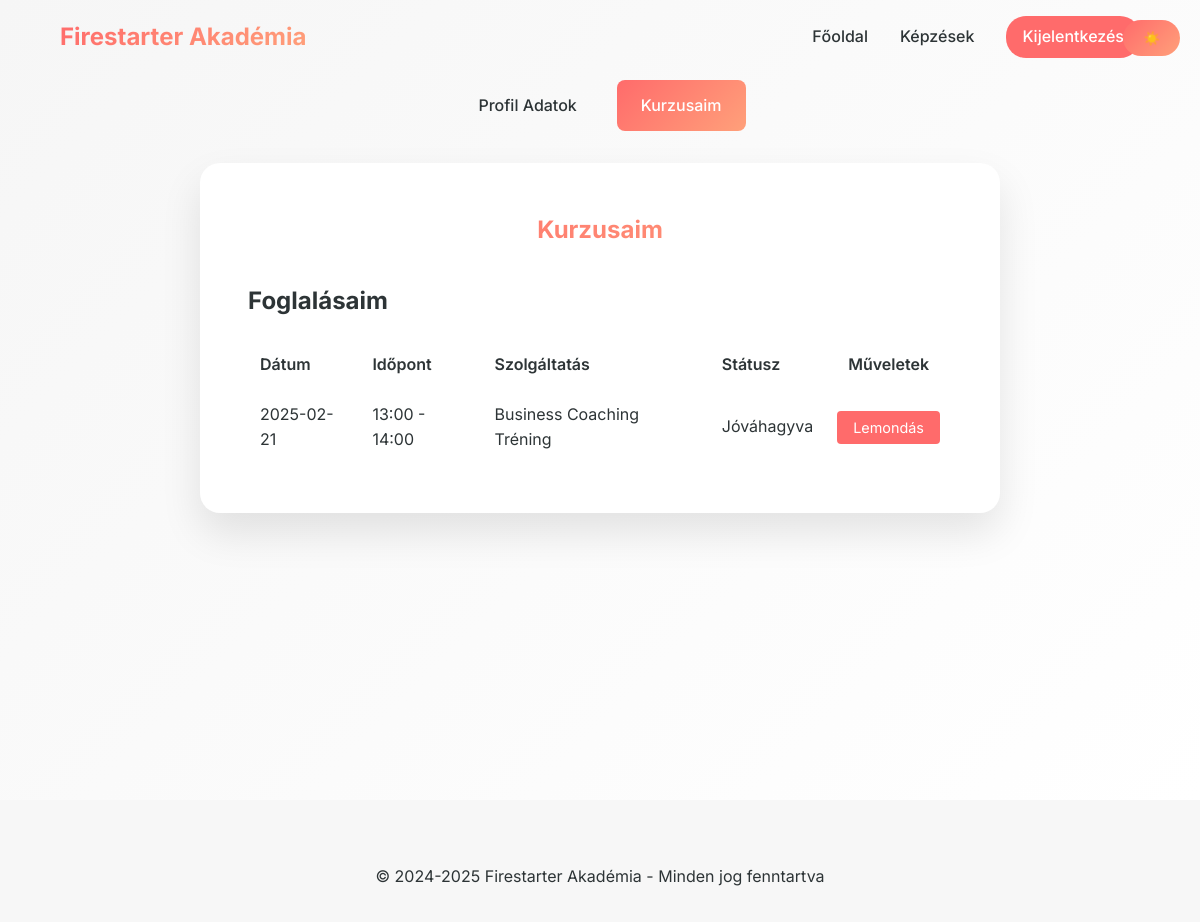
Page /profile_page.php?page=courses (signed in) on the committed database.
### tables this page shows
CREATE TABLE `bookings` (
  `id` int(11) NOT NULL,
  `user_id` int(11) DEFAULT NULL,
  `service_id` int(11) DEFAULT NULL,
  `time_slot_id` int(11) DEFAULT NULL,
  `date` date NOT NULL,
  `status` enum('pending','confirmed','cancelled') DEFAULT 'pending',
  `notes` text DEFAULT NULL,
  `created_at` timestamp NOT NULL DEFAULT current_timestamp()
);

CREATE TABLE `services` (
  `id` int(11) NOT NULL,
  `name` varchar(100) NOT NULL,
  `duration` int(11) NOT NULL,
  `price` decimal(10,2) NOT NULL,
  `description` text DEFAULT NULL,
  `is_active` tinyint(1) DEFAULT 1,
  `recommended_time` varchar(100) DEFAULT NULL,
  `recommended_to` text DEFAULT NULL
);

### functions.php (called while the page is built, shortened)
<?php
function getUserBookings($pdo, $user_id) {
    $stmt = $pdo->prepare("
        SELECT
            b.*,
            s.name as service_name,
            t.start_time,
            t.end_time,
            t.date,
            DATE_FORMAT(t.date, '%Y-%m-%d') as formatted_date,
            DATE_FORMAT(t.start_time, '%H:%i') as formatted_start_time,
            DATE_FORMAT(t.end_time, '%H:%i') as formatted_end_time
        FROM bookings b
        JOIN services s ON b.service_id = s.id
        JOIN time_slots t ON b.time_slot_id = t.id
        WHERE b.user_id = ?
        ORDER BY t.date DESC, t.start_time ASC
    ");
    $stmt->execute([$user_id]);
    return $stmt->fetchAll();
}

### profile_page.php (the view, shortened to what this page needs)
<?php
$host = 'localhost';
$dbname = 'timetable_db';
$username = 'root';
$password = '';
try {
    $pdo = new PDO("mysql:host=$host;dbname=$dbname", $username, $password);
    $pdo->setAttribute(PDO::ATTR_ERRMODE, PDO::ERRMODE_EXCEPTION);
} catch(PDOException $e) {
    die("Connection failed: " . $e->getMessage());
}
require_once 'functions.php';
$user_bookings = getUserBookings($pdo, $_SESSION['user_id']);
$current_page = isset($_GET['page']) ? $_GET['page'] : 'profile';
?>
<!DOCTYPE html>
<html lang="hu">
<head>
    <link rel="stylesheet" href="css/profile_page.css"/>
</head>
<body>
    <header>
        <div class="header-content">
            <a href="./index.php" class="logo">Firestarter Akadémia</a>
            <nav>
                <a href="./index.php">Főoldal</a>
                <a href="./kepzeseink.php">Képzések</a>
                <a href="./logout.php" class="logout-button">Kijelentkezés</a>
                <button class="theme-switch" onclick="toggleTheme()">
                    <span class="mode-text">☀️</span>
                </button>
            </nav>
        </div>
    </header>
    <main class="profile-container">
        <div class="profile-wrapper">
            <nav class="profile-nav">
                <a href="?page=profile" class="nav-item <?php echo $current_page === 'profile' ? 'active' : ''; ?>">
                    Profil Adatok
                </a>
                <a href="?page=courses" class="nav-item <?php echo $current_page === 'courses' ? 'active' : ''; ?>">
                    Kurzusaim
                </a>
            </nav>
            <section class="profile-content">
                <?php if ($current_page === 'profile'): ?>
                    <div class="profile-card">
                    <h1>Profil Adatok</h1>
                        <div class="user-info">
                            <h2>Felhasználói Adatok</h2>
                            <p><strong>Felhasználónév:</strong> <?php echo htmlspecialchars($user['username']); ?></p>
                            <p><strong>Email:</strong> <?php echo htmlspecialchars($user['email']); ?></p>
                        </div>
                        <div class="email-update">
                            <h2>Email Módosítása</h2>
                            <?php if (isset($success_message)): ?>
                                <p class="success-message"><?php echo $success_message; ?></p>
                            <?php endif; ?>
                            <?php if (isset($error_message)): ?>
                                <p class="error-message"><?php echo $error_message; ?></p>
                            <?php endif; ?>
                            <form method="POST">
                                <input type="email" name="new_email" placeholder="Új email cím" required>
                                <button type="submit" name="update_email" class="update-button">Email frissítése</button>
                            </form>
                        </div>
                        <div class="password-change">
                            <h2>Jelszó Módosítása</h2>
                            <?php if (isset($password_success_message)): ?>
                                <p class="success-message"><?php echo $password_success_message; ?></p>
                            <?php endif; ?>
                            <?php if (isset($password_error_message)): ?>
                                <p class="error-message"><?php echo $password_error_message; ?></p>
                            <?php endif; ?>
                            <form method="POST">
                                <input type="password" name="current_password" placeholder="Jelenlegi jelszó" required>
                                <input type="password" name="new_password" placeholder="Új jelszó" required>
                                <input type="password" name="confirm_password" placeholder="Új jelszó megerősítése" required>
                                <button type="submit" name="change_password" class="update-button">Jelszó módosítása</button>
                            </form>
                        </div>
                    </div>
                <?php elseif ($current_page === 'courses'): ?>
                    <div class="profile-card">
                        <h1>Kurzusaim</h1>
                        <div class="ordered-courses">
                            <h2>Foglalásaim</h2>
                            <?php if (empty($user_bookings)): ?>
                                <p class="no-courses">Még nincs foglalásod.</p>
                            <?php else: ?>
                                <div class="bookings-list">
                                    <table class="bookings-table">
                                        <thead>
                                            <tr>
                                                <th>Dátum</th>
                                                <th>Időpont</th>
                                                <th>Szolgáltatás</th>
                                                <th>Státusz</th>
                                                <th>Műveletek</th>
                                            </tr>
                                        </thead>
                                        <tbody>
                                            <?php foreach ($user_bookings as $booking): ?>
                                                <tr>
                                                    <td><?= htmlspecialchars($booking['formatted_date']) ?></td>
                                                    <td><?= htmlspecialchars($booking['formatted_start_time']) ?> -
                                                        <?= htmlspecialchars($booking['formatted_end_time']) ?></td>
                                                    <td><?= htmlspecialchars($booking['service_name']) ?></td>
                                                    <td>
                                                        <?php
                                                        $statusText = [
                                                            'pending' => 'Függőben',
                                                            'confirmed' => 'Jóváhagyva',
                                                            'cancelled' => 'Lemondva'
                                                        ];
                                                        echo $statusText[$booking['status']] ?? $booking['status'];
                                                        ?>
                                                    </td>
                                                    <td>
                                                        <?php if ($booking['status'] !== 'cancelled'): ?>
                                                            <button class="action-button"
                                                                    onclick="confirmCancel(<?= $booking['id'] ?>)">
                                                                Lemondás
                                                            </button>
                                                        <?php endif; ?>
                                                    </td>
                                                </tr>
                                            <?php endforeach; ?>
                                        </tbody>
                                    </table>
                                </div>
                            <?php endif; ?>
                        </div>
                    </div>
                <?php endif; ?>
            </section>
        </div>
    </main>
    <footer>
        <p>&copy; 2024-2025 Firestarter Akadémia - Minden jog fenntartva</p>
    </footer>
</body>
</html>

### css/profile_page.css (style rules this page uses)
.profile-container { min-height: 100vh; display: flex; align-items: flex-start; justify-content: center; padding: 5rem 5%; background: var(--hero-bg); }
.profile-wrapper { width: 100%; max-width: 1200px; margin: 0 auto; }
.profile-nav { display: flex; gap: 1rem; margin-bottom: 2rem; justify-content: center; }
.nav-item { padding: 0.8rem 1.5rem; border-radius: 8px; text-decoration: none; color: var(--text-color); transition: all 0.3s ease; }
.nav-item.active { background: var(--gradient); color: white; }
.profile-content { width: 100%; }
.profile-card { background: var(--card-bg); border-radius: 20px; padding: 3rem; width: 100%; max-width: 800px; margin: 0 auto; box-shadow: 0 20px 40px var(--card-shadow); transition: all 0.3s ease; }
.profile-card h1 { text-align: center; margin-bottom: 2rem; background: var(--gradient); -webkit-background-clip: text; -webkit-text-fill-color: transparent; }
.logout-button { background: var(--primary); color: white; padding: 0.5rem 1rem; border-radius: 20px; text-decoration: none; transition: all 0.3s ease; }
.bookings-table { width: 100%; border-collapse: collapse; margin-top: 20px; }
.bookings-table th, .bookings-table td { padding: 12px; text-align: left; border-bottom: 1px solid var(--border-color); }
.bookings-table th { background-color: var(--secondary-bg-color); font-weight: 600; }
.action-button { background: var(--primary); color: white; padding: 0.5rem 1rem; border: none; border-radius: 4px; cursor: pointer; font-size: 0.9rem; transition: all 0.3s ease; }
.bookings-table th:last-child, .bookings-table td:last-child { text-align: center; }

### css/index.css (style rules this page uses)
* { box-sizing: border-box; margin: 0; padding: 0; font-family: 'Inter', sans-serif; }
:root { --primary: #FF6B6B; --secondary: #4ECDC4; --dark: #2D3436; --light: #F7F7F7; --gradient: linear-gradient(135deg, #FF6B6B, #FFA07A); --bg-color: #F7F7F7; --text-color: #2D3436; --card-bg: white; --header-bg: rgba(255, 255, 255, 0.95); --testimonials-bg: white; --testimonials-text: #2D3436; --nav-link-color: #2D3436; --card-shadow: rgba(0, 0, 0, 0.1); --hero-bg: linear-gradient(135deg, #F6F6F6 0%, #FFFFFF 100%); --footer-bg: #F7F7F7; --footer-text: #2D3436; }
body { background-color: var(--bg-color); color: var(--text-color); line-height: 1.6; transition: all 0.3s ease; }
.theme-switch { position: fixed; top: 20px; right: 20px; z-index: 1000; background: var(--gradient); border: none; padding: 10px 20px; border-radius: 20px; color: white; cursor: pointer; display: flex; align-items: center; gap: 8px; font-weight: 500; transition: all 0.3s ease; }
header { position: fixed; width: 100%; z-index: 1000; transition: transform 0.3s ease-in-out; }
.header-content { display: flex; justify-content: space-between; align-items: center; padding: 1rem 5%; max-width: 1400px; margin: 0 auto; }
.logo { font-size: 1.5rem; font-weight: 700; background: var(--gradient); -webkit-background-clip: text; -webkit-text-fill-color: transparent; transition: transform 0.3s ease; }
nav { display: flex; gap: 2rem; align-items: center; }
nav a { color: var(--nav-link-color); text-decoration: none; font-weight: 500; position: relative; padding: 0.5rem 0; transition: color 0.3s ease; }
nav a::after { content: ''; position: absolute; bottom: 0; left: 0; width: 0; height: 2px; background: var(--gradient); transition: width 0.3s ease; }
footer { background: var(--footer-bg); color: var(--footer-text); text-align: center; padding: 2rem; margin-top: 2rem; }

### rows in the picture
bookings: formatted_date "2025-02-21", formatted_start_time "13:00", formatted_end_time "14:00", service.name "Business Coaching Tréning", status "Jóváhagyva"
